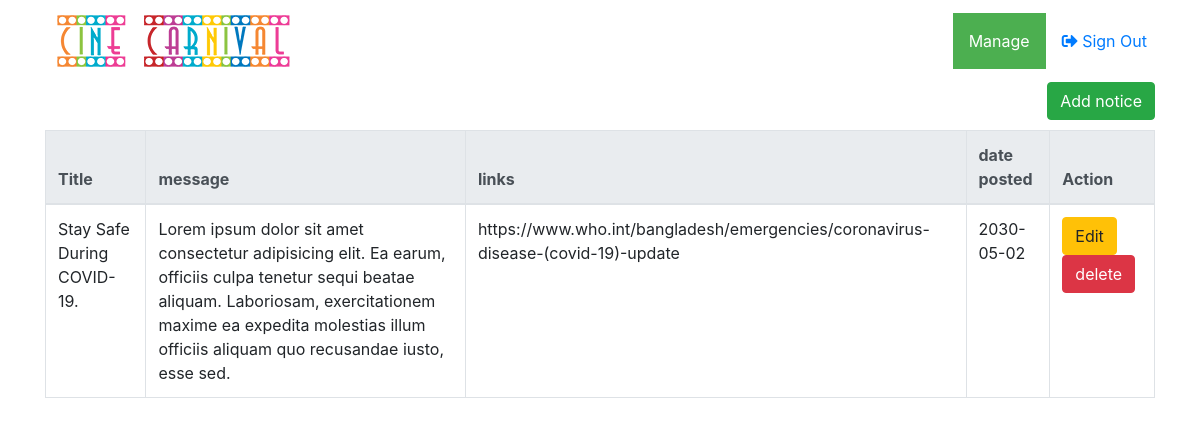
The page /PHP/Dash/notice/index.php (signed in) on the database its author committed.
### tables this page shows
CREATE TABLE `notice` (
  `n_id` int(11) NOT NULL,
  `title` varchar(150) NOT NULL,
  `message` varchar(1000) NOT NULL,
  `links` varchar(255) DEFAULT NULL,
  `pic` varchar(255) DEFAULT NULL,
  `date_posted` date NOT NULL
);

### PHP/Dash/notice/index.php (the view, shortened to what this page needs)
<!DOCTYPE html>
<html lang="en">
	<head>
		<link rel="stylesheet" href="https://maxcdn.bootstrapcdn.com/bootstrap/4.4.1/css/bootstrap.min.css">
		<link rel="stylesheet" type="text/css" href="style.css">
		<link rel="stylesheet" href="https://cdnjs.cloudflare.com/ajax/libs/font-awesome/5.13.0/css/all.min.css">
	</head>
<body>
<header>
	<div class="d-flex flex-row flex-nowrap sm-flex-wrap  header-section container">
		<div class="p-2 mr-2">
			<a href="..\movie/index.php"><img src="CineCarnival.png" alt="No Image..."></a>
		</div>
		<div class="p-2 align-self-center d-sm-none d-md-block d-none d-sm-block mr-0 pr-0">
		</div>
		<div class="p-2 align-self-center  mr-auto d-sm-none d-md-block d-none d-sm-block ml-0 pl-0">
		</div>
		<div class="p-2 align-self-center header-anchor">
		<div class="dropdown">
				<button class="dropbtn">Manage</button>
				</div>
		</div>
		<div class="p-2 align-self-center">
			<a href="..\..\Admin/logout.php" style="text-decoration: none;"><i class="fas fa-sign-out-alt"></i>  Sign Out</a>
		</div>
	</div>
</header>
	<div class="container">
		<button type="button" class="btn btn-success" style="float: right;" data-toggle="modal" data-target="#form_modal"> Add notice</button>
		<br /><br />
		<table class="table table-bordered">
			<thead class="thead-light">
				<tr>
					<th>Title</th>
					<th>message</th>
					<th>links</th>
					<th>date posted</th>
					<th>Action</th>
				</tr>
			</thead>
			<tbody style="background-color:#fff;">
				<?php
					require 'conn.php';
					$query = mysqli_query($conn, "SELECT * FROM `notice`") or die(mysqli_error());
					while($fetch = mysqli_fetch_array($query)){
				?>
				<tr>
					<td><?php echo $fetch['title']?></td>
					<td><?php echo $fetch['message']?></td>
					<td><?php echo $fetch['links']?></td>
					<td><?php echo $fetch['date_posted']?></td>
					<td><button class="btn btn-warning" data-toggle="modal" type="button" data-target="#update_modal<?php echo $fetch['n_id']?>"> Edit</button>
					<a href="delete.php?delete=<?php echo $fetch['n_id']; ?>" class="btn btn-danger">delete</a>
					</td>
				</tr>
				<?php
					include 'update_movie.php';
					}
				?>
</body>
</html>

### PHP/Dash/notice/index.php (style rules this page uses)
.dropbtn { background-color: #4CAF50; color: white; padding: 16px; font-size: 16px; border: none; cursor: pointer; }
.dropdown { position: relative; display: inline-block; }

### rows shown on the page
notice: title "Stay Safe During COVID-19.", message "Lorem ipsum dolor sit amet consectetur adipisicing elit. Ea earum, officiis culpa tenetur sequi beatae aliquam. Laboriosam, exercitationem maxime ea expedita molestias illum officiis aliquam quo recusandae iusto, esse sed.", links "https://www.who.int/bangladesh/emergencies/coronavirus-disease-(covid-19)-update", date_posted "2030-05-02"
